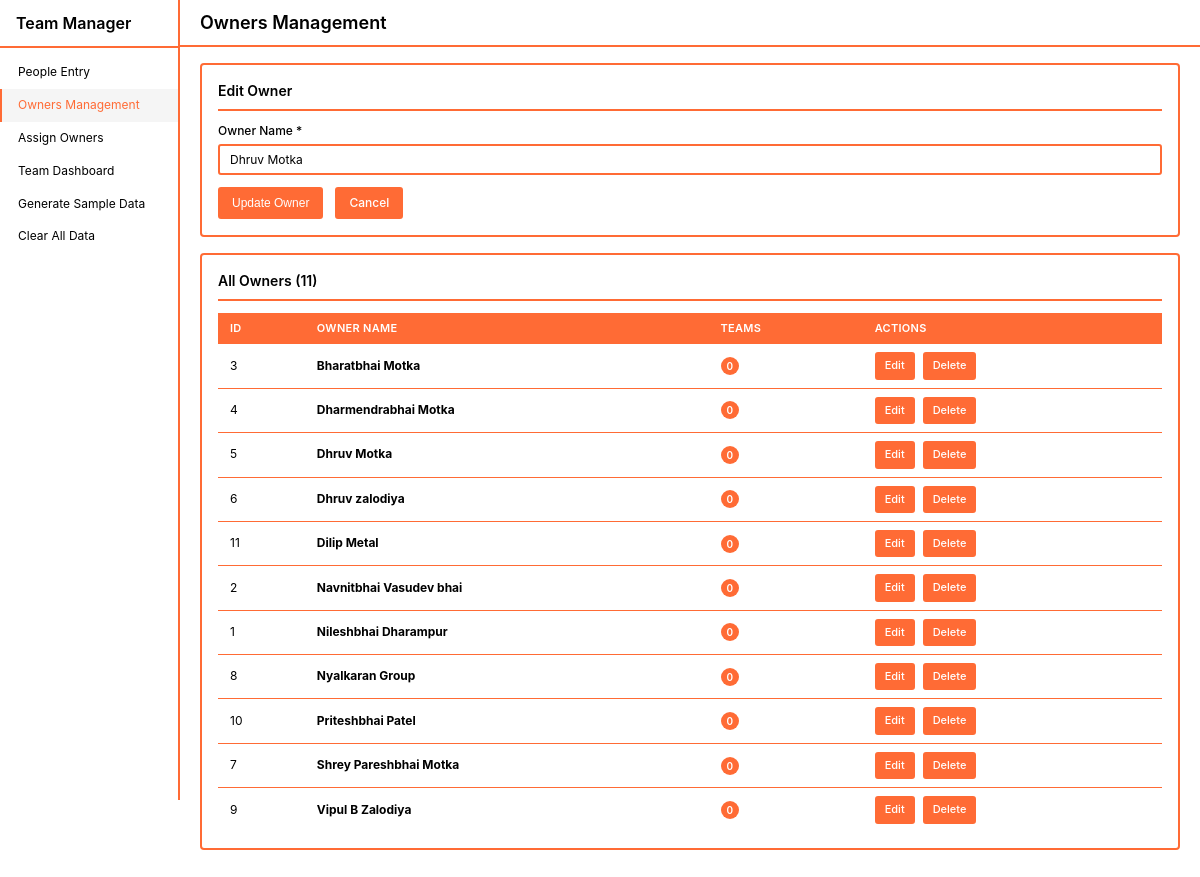
/owners.php?edit=5, run on the app's committed database.
### tables this page shows
CREATE TABLE owners (
            id INTEGER PRIMARY KEY AUTOINCREMENT,
            owner_name TEXT NOT NULL UNIQUE,
            created_at DATETIME DEFAULT CURRENT_TIMESTAMP
        );

### owners.php (the view, shortened to what this page needs)
<?php
$db = getDB();
$allOwners = $db->query("SELECT * FROM owners ORDER BY owner_name")->fetchAll();
$editingOwner = null;
if (isset($_GET['edit']) && is_numeric($_GET['edit'])) {
    $edit_id = (int)$_GET['edit'];
    $stmt = $db->prepare("SELECT * FROM owners WHERE id = ?");
    $stmt->execute([$edit_id]);
    $editingOwner = $stmt->fetch();
}
?>
<!DOCTYPE html>
<html lang="en">
<head>
    <link rel="stylesheet" href="style.css">
</head>
<body>
    <div class="dashboard-wrapper">
        <?php include 'sidebar.php'; ?>
        <div class="main-content">
            <div class="top-bar">
                <div class="page-title">
                    <span>Owners Management</span>
                </div>
            </div>
            <div class="container">
                <div class="card">
                    <div class="card-header">
                        <div class="card-title">
                            <span><?php echo $editingOwner ? 'Edit Owner' : 'Add New Owner'; ?></span>
                        </div>
                    </div>
                    <form method="POST" action="">
                        <?php if ($editingOwner): ?>
                            <div class="form-group">
                                <label for="owner_name">Owner Name *</label>
                                <input type="text" id="owner_name" name="owner_name" required
                                       value="<?php echo htmlspecialchars($editingOwner['owner_name']); ?>"
                                       placeholder="Enter owner name">
                            </div>
                            <div style="display: flex; gap: 12px;">
                                <button type="submit" name="edit_owner" class="btn btn-success">
                                    <span>Update Owner</span>
                                </button>
                                <a href="owners.php" class="btn">
                                    <span>Cancel</span>
                                </a>
                            </div>
                        <?php endif; ?>
                    </form>
                </div>
                <div class="card">
                    <div class="card-header">
                        <div class="card-title">
                            <span>All Owners (<?php echo count($allOwners); ?>)</span>
                        </div>
                    </div>
                    <?php if (empty($allOwners)): ?>
                        <div class="no-members">No owners found.</div>
                    <?php else: ?>
                        <div class="table-container">
                            <table class="data-table">
                                <thead>
                                    <tr>
                                        <th>ID</th>
                                        <th>Owner Name</th>
                                        <th>Teams</th>
                                        <th>Actions</th>
                                    </tr>
                                </thead>
                                <tbody>
                                    <?php foreach ($allOwners as $owner): ?>
                                        <?php
                                        $teamCount = $db->prepare("SELECT COUNT(*) as count FROM teams WHERE owner_id = ?");
                                        $teamCount->execute([$owner['id']]);
                                        $count = $teamCount->fetch()['count'];
                                        ?>
                                        <tr>
                                            <td><?php echo $owner['id']; ?></td>
                                            <td><strong><?php echo htmlspecialchars($owner['owner_name']); ?></strong></td>
                                            <td>
                                                <span class="badge badge-info"><?php echo $count; ?></span>
                                            </td>
                                            <td>
                                                <div style="display: flex; gap: 8px;">
                                                    <a href="owners.php?edit=<?php echo $owner['id']; ?>"
                                                       class="btn btn-small">
                                                        <span>Edit</span>
                                                    </a>
                                                    <a href="owners.php?delete=<?php echo $owner['id']; ?>"
                                                       class="btn btn-danger btn-small"
                                                       onclick="return confirm('Delete <?php echo htmlspecialchars($owner['owner_name']); ?>?\n\nThis will also delete all teams under this owner.');">
                                                        <span>Delete</span>
                                                    </a>
                                                </div>
                                            </td>
                                        </tr>
                                    <?php endforeach; ?>
                                </tbody>
                            </table>
                        </div>
                    <?php endif; ?>
                </div>
            </div>
        </div>
    </div>
</body>
</html>

### style.css (style rules this page uses)
* { margin: 0; padding: 0; box-sizing: border-box; }
:root { --orange: #ff6b35; --orange-dark: #e55a2b; --orange-light: #ff8c5a; --white: #ffffff; --black: #000000; --gray: #666666; --gray-light: #f5f5f5; --gray-border: #e0e0e0; }
body { font-family: -apple-system, BlinkMacSystemFont, 'Segoe UI', Roboto, sans-serif; background: var(--white); color: var(--black); line-height: 1.4; font-size: 13px; }
.dashboard-wrapper { display: flex; min-height: 100vh; }
.main-content { margin-left: 180px; flex: 1; width: calc(100% - 180px); background: var(--white); }
.top-bar { background: var(--white); padding: 10px 20px; border-bottom: 2px solid var(--orange); position: sticky; top: 0; z-index: 100; display: flex; justify-content: space-between; align-items: center; }
.page-title { font-size: 18px; font-weight: 600; color: var(--black); display: flex; align-items: center; gap: 8px; }
.container { padding: 16px 20px; max-width: 1400px; margin: 0 auto; background: var(--white); }
.card { background: var(--white); border: 2px solid var(--orange); border-radius: 4px; padding: 16px; margin-bottom: 16px; }
.card-header { display: flex; justify-content: space-between; align-items: center; margin-bottom: 12px; padding-bottom: 8px; border-bottom: 2px solid var(--orange); }
.card-title { font-size: 14px; font-weight: 600; color: var(--black); display: flex; align-items: center; gap: 6px; }
.form-group { margin-bottom: 12px; }
label { display: block; margin-bottom: 4px; font-weight: 500; color: var(--black); font-size: 12px; }
input[type="text"], input[type="number"], textarea, select { width: 100%; padding: 6px 10px; border: 2px solid var(--orange); border-radius: 3px; font-size: 12px; font-family: inherit; background: var(--white); color: var(--black); }
.btn { display: inline-flex; align-items: center; gap: 4px; padding: 6px 12px; background: var(--orange); color: var(--white); border: 2px solid var(--orange); border-radius: 3px; cursor: pointer; font-size: 12px; font-weight: 500; text-decoration: none; transition: background 0.2s; }
.btn-success { background: var(--orange); border-color: var(--orange); }
.btn-danger { background: var(--orange); color: var(--white); border-color: var(--orange); }
.btn-small { padding: 4px 8px; font-size: 11px; }
table { width: 100%; border-collapse: collapse; }
thead { background: var(--orange); color: var(--white); }
th, td { padding: 8px 12px; text-align: left; font-size: 12px; color: var(--black); }
th { font-weight: 600; font-size: 11px; text-transform: uppercase; letter-spacing: 0.3px; color: var(--white); }
tbody tr { border-bottom: 1px solid var(--orange); background: var(--white); }
tbody tr:last-child { border-bottom: none; }
.badge { display: inline-block; padding: 2px 6px; border-radius: 10px; font-size: 10px; font-weight: 600; text-transform: uppercase; letter-spacing: 0.3px; }
.badge-info { background: var(--orange); color: var(--white); }

### data on the page
owners: owner_name "Dhruv Motka", id "5", count "0"
owners: id "3", owner_name "Bharatbhai Motka", count "0"
owners: id "4", owner_name "Dharmendrabhai Motka", count "0"
owners: id "6", owner_name "Dhruv zalodiya", count "0"
owners: id "11", owner_name "Dilip Metal", count "0"
owners: id "2", owner_name "Navnitbhai Vasudev bhai", count "0"
owners: id "1", owner_name "Nileshbhai Dharampur", count "0"
owners: id "8", owner_name "Nyalkaran Group", count "0"
owners: id "10", owner_name "Priteshbhai Patel", count "0"
owners: id "7", owner_name "Shrey Pareshbhai Motka", count "0"
owners: id "9", owner_name "Vipul B Zalodiya", count "0"

### other printed values
count($allOwners) "11"
